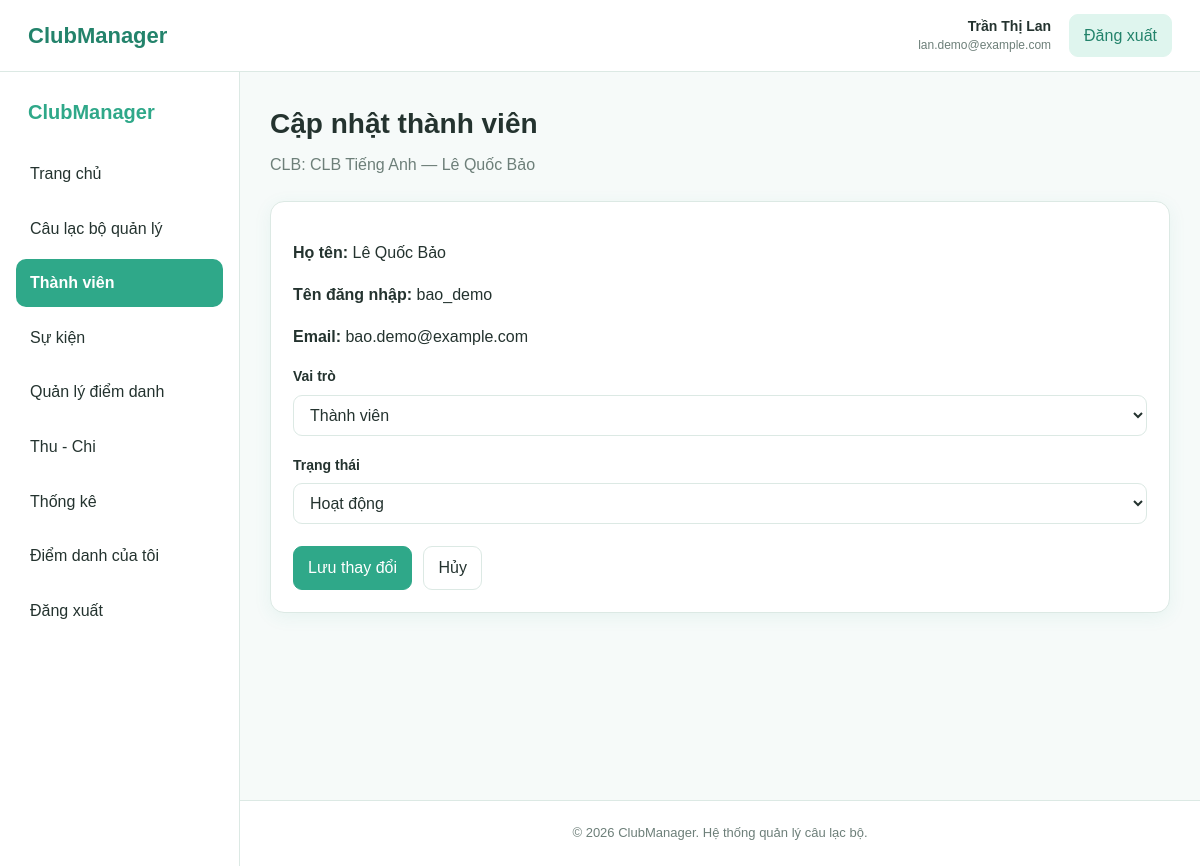
The page /sua-thanh-vien.php?id=5&clb_id=2 (signed in) on the database its author committed.
### tables this page shows
CREATE TABLE cau_lac_bo (
    id INT AUTO_INCREMENT PRIMARY KEY,

    ten_clb VARCHAR(150)
        NOT NULL,

    mo_ta TEXT,

    linh_vuc VARCHAR(100),

    ngay_thanh_lap DATE,

    trang_thai ENUM(
        'hoat_dong',
        'tam_dung'
    )
    NOT NULL DEFAULT 'hoat_dong',

    nguoi_tao_id INT
        NOT NULL,

    ngay_tao DATETIME
        NOT NULL DEFAULT CURRENT_TIMESTAMP,

    CONSTRAINT fk_clb_nguoi_tao
        FOREIGN KEY (nguoi_tao_id)
        REFERENCES nguoi_dung(id)
        ON UPDATE CASCADE
        ON DELETE RESTRICT
);

CREATE TABLE tham_gia_clb (
    id INT AUTO_INCREMENT PRIMARY KEY,

    nguoi_dung_id INT
        NOT NULL,

    cau_lac_bo_id INT
        NOT NULL,

    vai_tro ENUM(
        'quan_tri',
        'chu_nhiem',
        'pho_chu_nhiem',
        'thanh_vien'
    )
    NOT NULL DEFAULT 'thanh_vien',

    ngay_tham_gia DATE
        NOT NULL,

    trang_thai ENUM(
        'hoat_dong',
        'tam_dung',
        'da_roi'
    )
    NOT NULL DEFAULT 'hoat_dong',

    UNIQUE (
        nguoi_dung_id,
        cau_lac_bo_id
    ),

    CONSTRAINT fk_thamgia_nguoidung
        FOREIGN KEY (nguoi_dung_id)
        REFERENCES nguoi_dung(id)
        ON UPDATE CASCADE
        ON DELETE CASCADE,

    CONSTRAINT fk_thamgia_clb
        FOREIGN KEY (cau_lac_bo_id)
        REFERENCES cau_lac_bo(id)
        ON UPDATE CASCADE
        ON DELETE CASCADE
);

CREATE TABLE nguoi_dung (
    id INT AUTO_INCREMENT PRIMARY KEY,

    ho_ten VARCHAR(100) NOT NULL,

    ten_dang_nhap VARCHAR(50)
        NOT NULL
        UNIQUE,

    mat_khau VARCHAR(255)
        NOT NULL,

    email VARCHAR(100)
        UNIQUE,

    so_dien_thoai VARCHAR(20),

    trang_thai ENUM(
        'hoat_dong',
        'tam_khoa'
    )
    NOT NULL DEFAULT 'hoat_dong',

    ngay_tao DATETIME
        NOT NULL DEFAULT CURRENT_TIMESTAMP
);

### sua-thanh-vien.php (the view, shortened to what this page needs)
<?php
require_once __DIR__ . '/config/database.php';
$userId = (int) $_SESSION['user_id'];
$thamGiaId = (int) ($_GET['id'] ?? 0);
$clbId = (int) ($_GET['clb_id'] ?? 0);
function e($value) {
    return htmlspecialchars((string) ($value ?? ''), ENT_QUOTES, 'UTF-8');
}
$stmtClb = $pdo->prepare("
    SELECT id, ten_clb
    FROM cau_lac_bo
    WHERE id = :clb_id
      AND nguoi_tao_id = :user_id
    LIMIT 1
");
$stmtClb->execute([
    'clb_id' => $clbId,
    'user_id' => $userId
]);
$clb = $stmtClb->fetch();
$stmtTV = $pdo->prepare("
    SELECT
        tg.id,
        tg.nguoi_dung_id,
        tg.vai_tro,
        tg.trang_thai,
        nd.ho_ten,
        nd.ten_dang_nhap,
        nd.email
    FROM tham_gia_clb tg
    INNER JOIN nguoi_dung nd
        ON nd.id = tg.nguoi_dung_id
    WHERE tg.id = :tham_gia_id
      AND tg.cau_lac_bo_id = :clb_id
    LIMIT 1
");
$stmtTV->execute([
    'tham_gia_id' => $thamGiaId,
    'clb_id' => $clbId
]);
$thanhVien = $stmtTV->fetch();
$laChuClb = (int)$thanhVien['nguoi_dung_id'] === $userId;
$vaiTro = $thanhVien['vai_tro'];
$trangThai = $thanhVien['trang_thai'];
require_once __DIR__ . '/includes/header.php';
?>
<div class="app-layout">
    <?php require_once __DIR__ . '/includes/sidebar.php'; ?>
    <main class="main-content">
        <section class="page-header">
            <div>
                <h1>Cập nhật thành viên</h1>
                <p>
                    CLB: <?= e($clb['ten_clb']) ?> —
                    <?= e($thanhVien['ho_ten']) ?>
                </p>
            </div>
        </section>
        <div class="card">
            <p>
                <strong>Họ tên:</strong>
                <?= e($thanhVien['ho_ten']) ?>
            </p>
            <p>
                <strong>Tên đăng nhập:</strong>
                <?= e($thanhVien['ten_dang_nhap']) ?>
            </p>
            <p>
                <strong>Email:</strong>
                <?= e($thanhVien['email']) ?>
            </p>
            <?php if ($laChuClb): ?>
                <div class="alert-success">
                    Đây là người tạo câu lạc bộ.
                    Quyền quản trị và trạng thái hoạt động
                    được bảo vệ, không thể sửa tại đây.
                </div>
                <a
                    class="btn"
                    href="thanh-vien.php?clb_id=<?= $clbId ?>"
                >
                    Quay lại
                </a>
            <?php else: ?>
                <form method="POST"
                      action="sua-thanh-vien.php?id=<?= $thamGiaId ?>&clb_id=<?= $clbId ?>">
                    <div class="form-group">
                        <label for="vai_tro">Vai trò</label>
                        <select
                            name="vai_tro"
                            id="vai_tro"
                            required
                        >
                            <option
                                value="thanh_vien"
                                <?= $vaiTro === 'thanh_vien' ? 'selected' : '' ?>
                            >
                                Thành viên
                            </option>
                        </select>
                    </div>
                    <div class="form-group">
                        <label for="trang_thai">Trạng thái</label>
                        <select
                            name="trang_thai"
                            id="trang_thai"
                            required
                        >
                            <option
                                value="hoat_dong"
                                <?= $trangThai === 'hoat_dong' ? 'selected' : '' ?>
                            >
                                Hoạt động
                            </option>
                        </select>
                    </div>
                    <button type="submit" class="btn btn-primary">
                        Lưu thay đổi
                    </button>
                    <a
                        class="btn"
                        href="thanh-vien.php?clb_id=<?= $clbId ?>"
                    >
                        Hủy
                    </a>
                </form>
            <?php endif; ?>
        </div>
    </main>
</div>
<?php require_once __DIR__ . '/includes/footer.php'; ?>

### css/style.css (style rules this page uses)
:root { --primary: #2fa889; --primary-dark: #23836b; --primary-light: #dff5ee; --primary-soft: #eefaf6; --white: #ffffff; --background: #f6faf9; --text: #24332f; --text-light: #6d7f79; --border: #dce9e4; --success: #278563; --success-bg: #e4f6ef; --warning: #b57b22; --warning-bg: #fff4df; --danger: #c85353; --danger-bg: #fdeaea; --shadow: 0 4px 18px rgba(47, 168, 137, 0.08); --radius: 14px; --topbar-height: 72px; --sidebar-width: 240px; }
* { box-sizing: border-box; }
html { margin: 0; padding: 0; width: 100%; scroll-behavior: smooth; }
body { margin: 0; padding: 0; width: 100%; min-height: 100vh; font-family: Arial, Helvetica, sans-serif; background: var(--background); color: var(--text); line-height: 1.6; }
a { color: inherit; text-decoration: none; }
button, input, select, textarea { font: inherit; }
.app-layout { display: block; width: 100%; max-width: none; min-height: 100vh; padding-top: var(--topbar-height); }
.main-content { display: block; width: calc(100% - var(--sidebar-width)); max-width: none; min-width: 0; min-height: calc(100vh - var(--topbar-height)); margin-left: var(--sidebar-width); margin-right: 0; padding: 30px; }
.page-header { display: flex; align-items: center; justify-content: space-between; width: 100%; gap: 20px; margin-bottom: 24px; }
.page-header > div { min-width: 0; }
.page-header h1 { margin: 0 0 5px; font-size: 28px; color: var(--text); }
.page-header p { margin: 0; color: var(--text-light); }
.btn { display: inline-flex; align-items: center; justify-content: center; min-height: 38px; padding: 8px 14px; border: 1px solid var(--border); border-radius: 9px; background: var(--white); color: var(--text); cursor: pointer; transition: 0.2s; white-space: nowrap; }
.btn-primary { background: var(--primary); border-color: var(--primary); color: var(--white); }
.card { width: 100%; background: var(--white); border: 1px solid var(--border); border-radius: var(--radius); padding: 22px; box-shadow: var(--shadow); }
form { margin: 0; }
.form-group { width: 100%; margin-bottom: 18px; }
label { display: block; margin-bottom: 7px; font-size: 14px; font-weight: 600; }
input, select, textarea { display: block; width: 100%; max-width: 100%; padding: 10px 12px; border: 1px solid var(--border); border-radius: 9px; background: var(--white); color: var(--text); outline: none; transition: 0.2s; }
form .btn { margin-top: 4px; margin-right: 7px; }
@media (min-width: 769px) { body { min-width: 769px; } }
@media (min-width: 769px) { .app-layout { display: block !important; width: 100% !important; max-width: none !important; } }
@media (min-width: 769px) { .main-content { display: block !important; width: calc(100% - var(--sidebar-width)) !important; max-width: none !important; margin-left: var(--sidebar-width) !important; margin-right: 0 !important; padding: 30px !important; } }
@media (min-width: 769px) { .page-header, .content-section, .section-header, .dashboard-cards, .card-grid, .table-wrapper { max-width: none !important; } }

### rows shown on the page
cau_lac_bo: ten_clb "CLB Tiếng Anh"
tham_gia_clb: nguoi_dung.ho_ten "Lê Quốc Bảo", nguoi_dung.ten_dang_nhap "bao_demo", nguoi_dung.email "bao.demo@example.com", vai_tro "Thành viên", trang_thai "Hoạt động"

### other values the page prints
$userName "Trần Thị Lan"
$userEmail "lan.demo@example.com"
